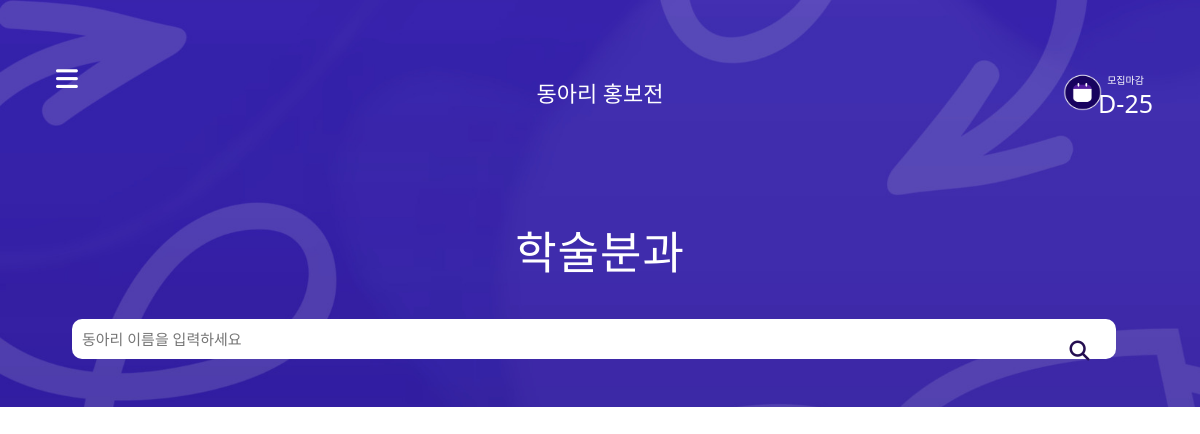
The app's page /club/2, older data.
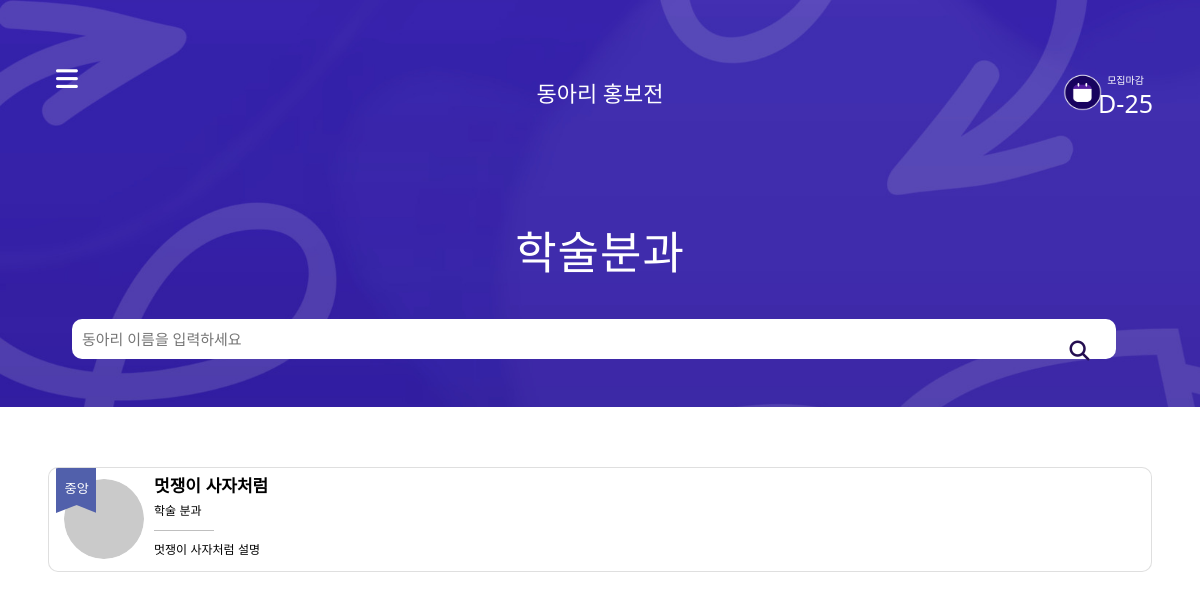
The same page, newer data.
### base/models.py (models this page shows, shortened)
class Clubs(models.Model):
    club_id = models.AutoField(primary_key=True)
    club_name = models.CharField(max_length=200, blank=True, null=True)
    main_club = models.IntegerField(blank=True, null=True)
    club_desc = models.CharField(max_length=200, blank=True, null=True)
    user = models.ForeignKey(AuthUser, models.DO_NOTHING, blank=True, null=True)
    club_type = models.ForeignKey(ClubTypes, models.DO_NOTHING)
    club_img = models.ImageField(upload_to='images/', blank=True, null=True) # 활동사진
    club_logo = models.ImageField(upload_to='images/', blank=True, null=True) #로고
    rank = models.IntegerField(blank=True, null=True)
    sns_link = models.CharField(max_length=500, blank=True, null=True) # 여분
    instagram_link = models.CharField(max_length=500, blank=True, null=True)
    facebook_link = models.CharField(max_length=500, blank=True, null=True)
    youtube_link = models.CharField(max_length=500, blank=True, null=True)
    form_link = models.CharField(max_length=500, blank=True, null=True)
    recruitment_content = models.TextField(blank=True, null=True)

class ClubTypes(models.Model):
    club_type_id = models.AutoField(primary_key=True)
    club_type_name = models.CharField(max_length=200, blank=True, null=True)
    club_type_desc = models.CharField(max_length=200, blank=True, null=True)
    club_type = models.IntegerField(blank=True, null=True)
    def __str__(self):
        return self.club_type_name

### club/views.py (the view)
# urls.py: path('<int:club_type>', views.haksool, name="haksool"),
def haksool(request, club_type):
    if club_type == 1:
        template_name = 'club_list1.html'
    elif club_type == 2:
        template_name = 'club_list2.html'
    elif club_type == 3:
        template_name = 'club_list3.html'
    side_menu1 = Clubs.objects.all().filter(club_type = 1)
    side_menu2 = Clubs.objects.all().filter(club_type = 2)
    side_menu3 = Clubs.objects.all().filter(club_type = 3)
    if request.GET.get("keyword"):
        keyword = request.GET.get("keyword")
        club_list = Clubs.objects.all().filter(Q(club_type = club_type) & (Q(club_name__icontains = keyword)))
        return render(request, template_name, {'club_list': club_list, 'club_type': club_type, 'side_menu1':side_menu1, 'side_menu2':side_menu2, 'side_menu3':side_menu3})
    else:
        club_list = Clubs.objects.all().filter(club_type = club_type).order_by('club_name')
        return render(request, template_name, {'club_list': club_list, 'club_type': club_type, 'side_menu1':side_menu1, 'side_menu2':side_menu2, 'side_menu3':side_menu3})

### club/templates/club_list2.html (shortened to what this page needs)
{% load static %}
<!DOCTYPE html>
<html lang="en">
<head>
  <link rel="stylesheet" href="https://maxcdn.bootstrapcdn.com/bootstrap/3.3.2/css/bootstrap.min.css">
  <link rel="stylesheet" href="https://maxcdn.bootstrapcdn.com/bootstrap/3.3.2/css/bootstrap-theme.min.css">
  <link href="https://cdn.jsdelivr.net/npm/bootstrap@5.0.2/dist/css/bootstrap.min.css" rel="stylesheet"
>
</head>
<body>
  <header>
    {% include 'side.html' %}
    <p> 학술분과</p>
    <form action="{% url 'haksool' club_type %}" method="GET">
      <div class="search-bar">
        <input type="search" placeholder="동아리 이름을 입력하세요" name="keyword">
        <button type="submit" class="fas fa-search"></button>
      </div>
    </form>
  </header>
  <section>
    {% for club in club_list %}
    <a href="{% url 'home' club.club_id %}">
      <div class="card" style="border-radius: 10px;">
        <div class="c_img">
          <div class="card_img">
            {% if club.club_logo_url %}
            <img src="{{club.club_logo_url}}" width="80px" height="80px" style="border-radius: 50%">
            {% else %}
            <img src="{% static '1.png' %}" width="80px" height="80px" style="border-radius: 50%">
            {% endif %}
          </div>
          {% if club.main_club == 1 %}
          <img class="flag" src="{% static '중앙.svg' %}" width="40px" height="45px">
          {% elif club.main_club == 0 %}
          <img class="flag" src="{% static '가등록.svg' %}" width="40px" height="45px">
          {% endif %}
        </div>
        <div class="text-wrap">
          <h1>{{club.club_name}}</h1>
          <span>{{club.club_type}}</span>
          <hr style="color: black;" width="60px">
          <span id="club_t">{{club.club_desc}}</span>
        </div>
      </div>
    </a>
    {% endfor %}
  </section>
</body>
</html>

Row changes from the older to the newer data that the page shows:
now on this page (row edited): Clubs: main_club 1 (drawn), club_name "멋쟁이 사자처럼", club_type "학술 분과", club_desc "멋쟁이 사자처럼 설명"
